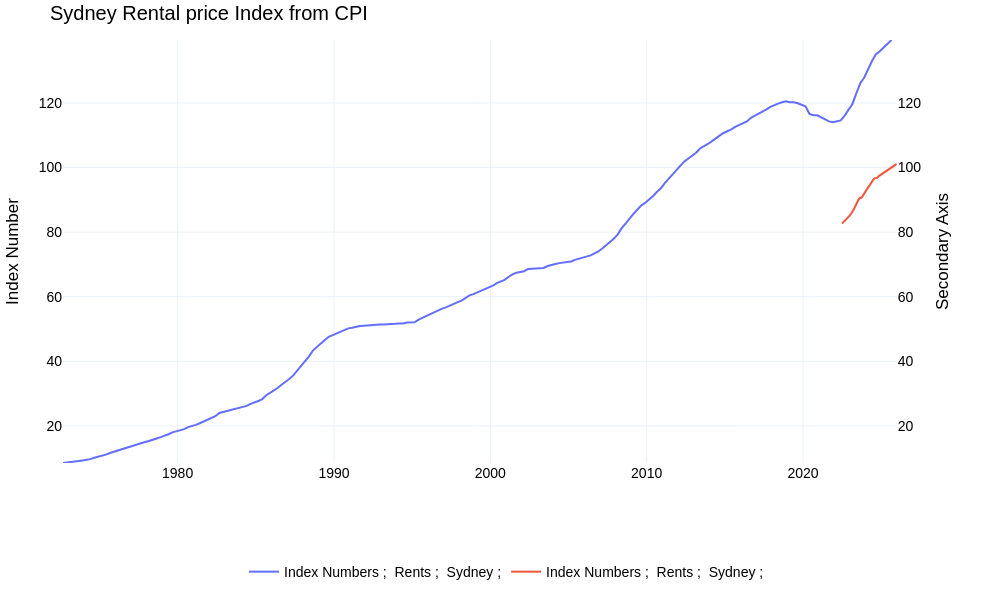

Here is the notebook cell this chart was saved with:
### Code cell
plot = charting_plotly.dual_axis_basic_plot({rents_data.name: rents_data}, secondary_data={later_data.name: later_data}, 
                                            title="Sydney Rental price Index from CPI", 
                                            primary_yaxis_title="Index Number")
y_min = min(rents_data.min(), later_data.min())
y_max = max(rents_data.max(), later_data.max())
plot.update_layout(
    yaxis=dict(range=[y_min, y_max]),
    yaxis2=dict(range=[y_min, y_max])
)

plot.show()

### Figure 1 — Plotly figure (JSON) as saved in the notebook; plotly's stock layout.template omitted (floating-point values rounded to 4 significant figures; data arrays with more than 128 entries replaced by an {"elided": "..."} marker saying what was removed)
{"data": [{"mode": "lines", "name": "Index Numbers ;  Rents ;  Sydney ;", "type": "scatter", "x": {"elided": "213 str values"}, "xaxis": "x", "y": {"elided": "213 float values"}, "yaxis": "y"}, {"mode": "lines", "name": "Index Numbers ;  Rents ;  Sydney ;", "type": "scatter", "x": ["2022-07-01T00:00:00", "2022-08-01T00:00:00", "2022-09-01T00:00:00", "2022-10-01T00:00:00", "2022-11-01T00:00:00", "2022-12-01T00:00:00", "2023-01-01T00:00:00", "2023-02-01T00:00:00", "2023-03-01T00:00:00", "2023-04-01T00:00:00", "2023-05-01T00:00:00", "2023-06-01T00:00:00", "2023-07-01T00:00:00", "2023-08-01T00:00:00", "2023-09-01T00:00:00", "2023-10-01T00:00:00", "2023-11-01T00:00:00", "2023-12-01T00:00:00", "2024-01-01T00:00:00", "2024-02-01T00:00:00", "2024-03-01T00:00:00", "2024-04-01T00:00:00", "2024-05-01T00:00:00", "2024-06-01T00:00:00", "2024-07-01T00:00:00", "2024-08-01T00:00:00", "2024-09-01T00:00:00", "2024-10-01T00:00:00", "2024-11-01T00:00:00", "2024-12-01T00:00:00", "2025-01-01T00:00:00", "2025-02-01T00:00:00", "2025-03-01T00:00:00", "2025-04-01T00:00:00", "2025-05-01T00:00:00", "2025-06-01T00:00:00", "2025-07-01T00:00:00", "2025-08-01T00:00:00", "2025-09-01T00:00:00", "2025-10-01T00:00:00", "2025-11-01T00:00:00", "2025-12-01T00:00:00", "2026-01-01T00:00:00"], "xaxis": "x", "y": [82.63, 83.02, 83.43, 83.87, 84.23, 84.67, 85.19, 85.78, 86.21, 86.97, 87.87, 88.78, 89.57, 90.28, 90.62, 90.64, 91.3, 92.01, 92.63, 93.27, 93.81, 94.38, 95.12, 95.68, 96.23, 96.72, 96.88, 96.79, 97.27, 97.53, 97.8, 98.13, 98.36, 98.64, 98.98, 99.23, 99.51, 99.79, 100.0, 100.2, 100.6, 100.8, 101.2], "yaxis": "y2"}], "layout": {"font": {"color": "black", "family": "Arial, sans-serif", "size": 14}, "height": 600, "hovermode": "x unified", "legend": {"bgcolor": "rgba(255,255,255,0)", "bordercolor": "rgba(255,255,255,0)", "orientation": "h", "x": 0.5, "xanchor": "center", "y": -0.22, "yanchor": "top"}, "margin": {"b": 110, "l": 50, "r": 50, "t": 40}, "title": {"text": "Sydney Rental price Index from CPI"}, "width": 1000, "xaxis": {"anchor": "y", "domain": [0, 0.94]}, "yaxis": {"anchor": "x", "domain": [0, 1], "range": [8.5, 139.5], "title": {"text": "Index Number"}, "type": "linear"}, "yaxis2": {"anchor": "x", "overlaying": "y", "range": [8.5, 139.5], "showgrid": false, "side": "right", "title": {"text": "Secondary Axis"}, "type": "linear"}}}
